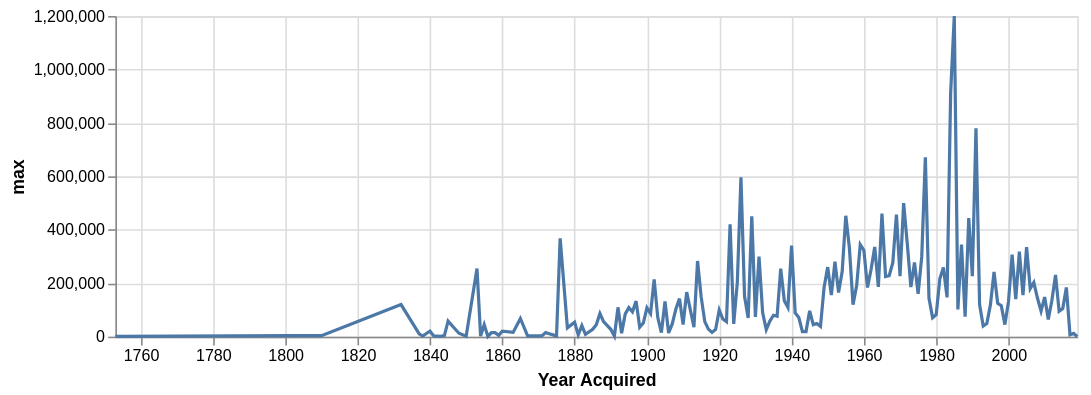

Here is the notebook cell this chart was saved with:
### Code cell
lines = alt.Chart(stats.reset_index()).mark_line().encode(
    alt.X('Year Acquired:T'), # technically should be T for reformatted into temporal
    alt.Y('max:Q')
).properties(
    width=600,
    height=200
)
lines

### Figure 1 — Vega-Lite specification as saved in the notebook (floating-point values rounded to 4 significant figures; data arrays with more than 128 entries replaced by an {"elided": "..."} marker saying what was removed)
{"config": {"view": {"continuousWidth": 300, "continuousHeight": 300}}, "data": {"name": "data-84befe598698d4eeacb5f9a66e5bd507"}, "mark": {"type": "line"}, "encoding": {"x": {"field": "Year Acquired", "type": "temporal"}, "y": {"field": "max", "type": "quantitative"}}, "height": 200, "width": 600, "$schema": "https://vega.github.io/schema/vega-lite/v5.20.1.json", "datasets": {"data-84befe598698d4eeacb5f9a66e5bd507": {"elided": "171 records"}}}
